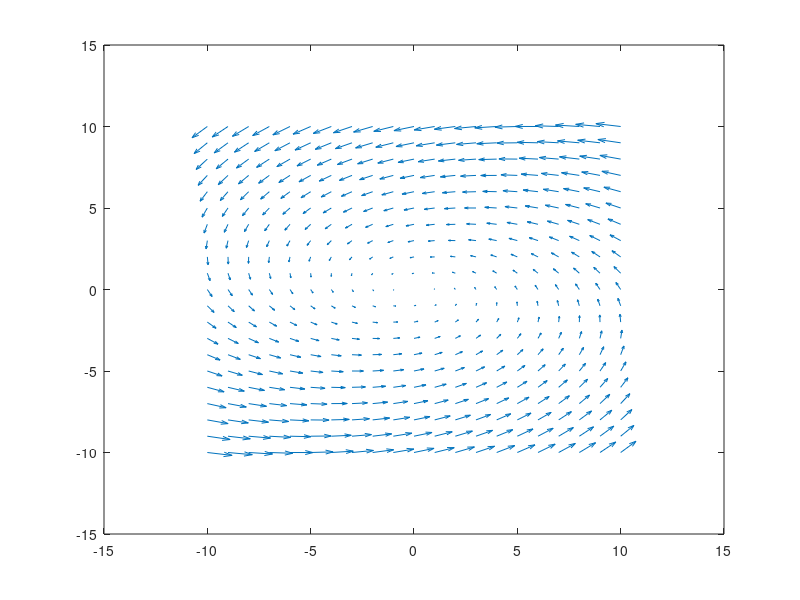

Here is the MATLAB script that generated this plot:
%% 1b
A=[-0.7108,-2.995;1.336,-0.7892];
x0 = [-5; 2];

[V, D] = eig(A)
a_const = V^(-1)*x0

%% 1c
V*diag(exp(diag(D*2.0)))/V

expm(A*2.0)


%% 1d
[X,Y] = meshgrid(-10:1:10,-10:1:10);
X=X(:).';
Y=Y(:).';
gradient = A*[X;Y];
U = gradient(1,:)
V = gradient(2,:)

q = quiver(X,Y,U,V);

%% 1fi
t=2.0;
x2_sad=[-2; -2];

expm_A2 = expm(A*2.0)
x0_sad=expm_A2^(-1)*x2_sad

%% 2a
A=[ -64.0859, -22.6535;
177.346, 62.6859];

[V, D] = eig(A)

